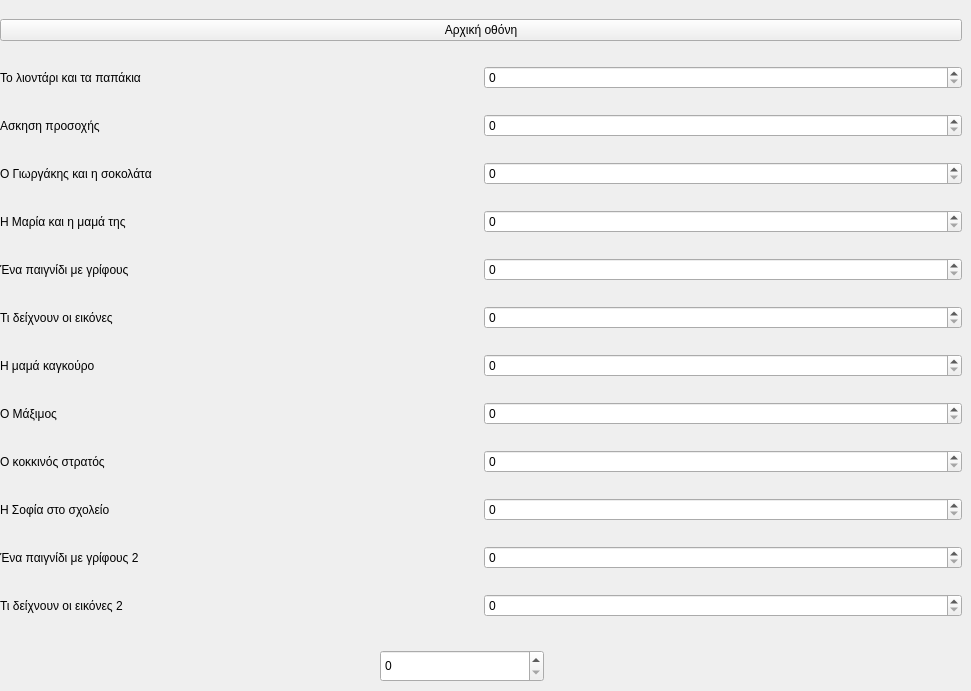
        <widget class="QWidget" name="page_2">
         <widget class="QWidget" name="layoutWidget">
          <property name="geometry">
           <rect>
            <x>0</x>
            <y>0</y>
            <width>962</width>
            <height>640</height>
           </rect>
          </property>
          <layout class="QGridLayout" name="gridLayout_6">
           <item row="7" column="0">
            <widget class="QLabel" name="labelResultEx6_2">
             <property name="text">
              <string>Τι δείχνουν οι εικόνες</string>
             </property>
            </widget>
           </item>
           <item row="12" column="0">
            <widget class="QLabel" name="labelResultEx11_2">
             <property name="text">
              <string>Ένα παιγνίδι με γρίφους 2</string>
             </property>
            </widget>
           </item>
           <item row="9" column="0">
            <widget class="QLabel" name="labelResultEx8_2">
             <property name="text">
              <string>Ο Μάξιμος</string>
             </property>
            </widget>
           </item>
           <item row="1" column="0">
            <widget class="QLabel" name="labelResultEx1_2">
             <property name="text">
              <string>Το λιοντάρι και τα παπάκια</string>
             </property>
            </widget>
           </item>
           <item row="10" column="1">
            <widget class="QSpinBox" name="spinBox_10"/>
           </item>
           <item row="11" column="1">
            <widget class="QSpinBox" name="spinBox_12"/>
           </item>
           <item row="10" column="0">
            <widget class="QLabel" name="labelResultEx9_2">
             <property name="text">
              <string>Ο κοκκινός στρατός</string>
             </property>
            </widget>
           </item>
           <item row="2" column="0">
            <widget class="QLabel" name="labelResultEx2_2">
             <property name="text">
              <string>Ασκηση προσοχής</string>
             </property>
            </widget>
           </item>
           <item row="7" column="1">
            <widget class="QSpinBox" name="spinBox_5"/>
           </item>
           <item row="8" column="0">
            <widget class="QLabel" name="labelResultEx7_2">
             <property name="text">
              <string>Η μαμά καγκούρο</string>
             </property>
            </widget>
           </item>
           <item row="12" column="1">
            <widget class="QSpinBox" name="spinBox_9"/>
           </item>
           <item row="13" column="0">
            <widget class="QLabel" name="labelResultEx12_2">
             <property name="text">
              <string>Τι δείχνουν οι εικόνες 2</string>
             </property>
            </widget>
           </item>
           <item row="5" column="1">
            <widget class="QSpinBox" name="spinBox_6"/>
           </item>
           <item row="1" column="1">
            <widget class="QSpinBox" name="spinBox"/>
           </item>
           <item row="5" column="0">
            <widget class="QLabel" name="labelResultEx4_2">
             <property name="text">
              <string>Η Μαρία και η μαμά της</string>
             </property>
            </widget>
           </item>
           <item row="6" column="0">
            <widget class="QLabel" name="labelResultEx5_2">
             <property name="text">
              <string>Ένα παιγνίδι με γρίφους</string>
             </property>
            </widget>
           </item>
           <item row="3" column="0">
            <widget class="QLabel" name="labelResultEx3_2">
             <property name="text">
              <string>Ο Γιωργάκης και η σοκολάτα</string>
             </property>
            </widget>
           </item>
           <item row="11" column="0">
            <widget class="QLabel" name="labelResultEx10_2">
             <property name="text">
              <string>Η Σοφία στο σχολείο</string>
             </property>
            </widget>
           </item>
           <item row="6" column="1">
            <widget class="QSpinBox" name="spinBox_4"/>
           </item>
           <item row="3" column="1">
            <widget class="QSpinBox" name="spinBox_3"/>
           </item>
           <item row="8" column="1">
            <widget class="QSpinBox" name="spinBox_7"/>
           </item>
           <item row="9" column="1">
            <widget class="QSpinBox" name="spinBox_8"/>
           </item>
           <item row="13" column="1">
            <widget class="QSpinBox" name="spinBox_13"/>
           </item>
           <item row="2" column="1">
            <widget class="QSpinBox" name="spinBox_2"/>
           </item>
           <item row="0" column="0" colspan="2">
            <widget class="QPushButton" name="pushButton_3">
             <property name="text">
              <string>Αρχική οθόνη</string>
             </property>
            </widget>
           </item>
          </layout>
         </widget>
         <widget class="QSpinBox" name="spinBox_11">
          <property name="geometry">
           <rect>
            <x>380</x>
            <y>650</y>
            <width>164</width>
            <height>32</height>
           </rect>
          </property>
         </widget>
        </widget>
